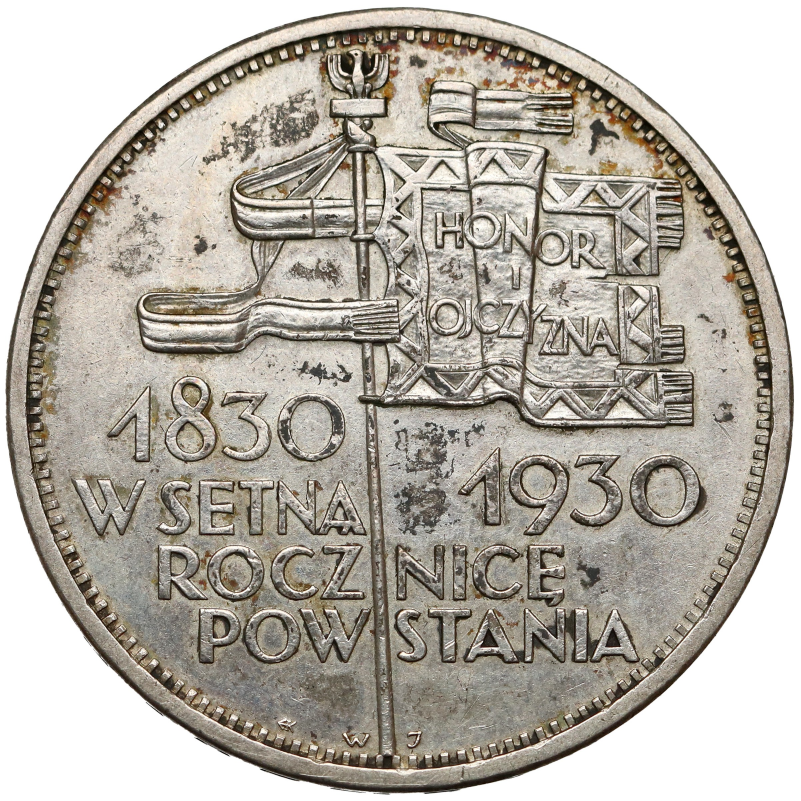
#> input picture dataset/marciniak/img/sztandar_1930/1_1.jpg, 2402 x 2402 px, found by its file name (shown at 1/3 size)
$ jupyter execute --allow-errors feature_extraction.ipynb   (shell and % lines are left out)
#> lines starting #> are read from the running program, lines starting #| are printed output that depends on the picture
### src/utils.py
import sys
import re
import os

def get_filename(keyword):
    return keyword.lower().replace(" ","_")

# https://www.ngccoin.com/specialty-services/ancient-coins/grading.aspx
NGC_grading_dict = {
"PR"	:	1,
"FA"	:	2,
"AG"	:	3,
"G"	    :	5,
"VG"	:   9,
"F"	    :	12,
"Ch F"	:	15,
"VF"	:   23,
"Ch VF"	:   33,
"XF"	:	40,
"Ch XF"	:	45,
"AU"	:   52,
"Ch AU"	:   57,
"MS"	:   61,
"Ch MS"	:	63,
"PF"    :   65, # interpretation / exception made for one of coins (niemczyk_140)
"Gem MS":	68,
"UNC"   :   70, # interpretation : TO BE CHECKED
}

# https://www.facebook.com/gndmpl/posts/1111724668975411/
# https://goldco.pl/blog/grading-monet-ocena-stanu-zachowania-monet/#:~:text=Najbardziej%20po%C5%BC%C4%85dane%20monety%20to%20te,wyst%C4%99puj%C4%85%20w%20najwy%C5%BCszych%20stanach%20zachowania.
basic_grading_dict = {
    "L" : 70,
    "L-": 67,
    "1" : 65,
    "1-": 61,
    "2+": 58,
    "2" : 52,
    "2-": 45,
    "3+": 42,
    "3" : 35,
    "3-": 25,
    "4+": 15,
    "4" : 12,
    "4-": 11,
    "5+": 10,
    "5" : 6,
    "5-": 4,
}

adj_grade_pattern = "[12345L][+-]?(/[12345L][+-]?)?"
companies = ["GCN", "NGC", "PCGS"]
grade_prefixes = ["UNC", "PF", "MS", "AU", "XF", "VF"]
company_grade_pattern = "(%s) (%s)\s?(\d{2})?" % ("|".join(companies), "|".join(grade_prefixes))

# [49 lines left out: functions get_shaldon_value, basic_grading, expert_grading, not called in this run]

NIEMCZYK = "niemczyk"
MARCINIAK = "marciniak"

if 'google.colab' in sys.modules:
    ROOT_PATH = "/content/drive/MyDrive/coin-wear-estimator"
else:
    ROOT_PATH = "/Users/telepchuk/PWr/Dan_III/Magister/coin-wear-estimator"

def create_dir_if_not_exist(path):
    if not os.path.exists(os.path.dirname(path)):
        os.makedirs(os.path.dirname(path))

def define_ds_paths(keyword):
    global MARCINIAK_DATASET_PATH, NIEMCZYK_DATASET_PATH
    MARCINIAK_DATASET_PATH = "{}/data/marciniak/{}".format(ROOT_PATH, get_filename(keyword))
    NIEMCZYK_DATASET_PATH = "{}/data/niemczyk/{}".format(ROOT_PATH, get_filename(keyword))

DEFAULT_KEYWORD = "Sztandar 1930"
define_ds_paths(DEFAULT_KEYWORD)

metadata_path = lambda ds_path: ds_path + "/csv/metadata.csv"
page_link_path = lambda ds_path: ds_path + "/csv/page_link.csv"
side_path = lambda ds_path: ds_path + "/csv/side.csv"
size_aligned_path = lambda ds_path: ds_path + "/csv/size_aligned.csv"
inliers_path = lambda ds_path: ds_path + "/csv/inliers.csv"

aligned_coins_path = lambda ds_path, : ds_path + "/img/aligned"
cropped_coins_path = lambda ds_path: ds_path + "/img/cropped"
master_coins_path = lambda ds_path: ds_path + "/img/master"
raw_coins_path = lambda ds_path: ds_path + "/img/raw"

### notebook/feature_extraction.ipynb
# Google Drive mounting

[cell 1]
from google.colab import drive
drive.mount('/content/drive')

# Imports and constants

[cell 2]
KEYWORD = "Sztandar 1930"
# ROOT_PATH = "./"
ROOT_PATH = "/content/drive/MyDrive/coin-wear-estimator"

import sys
sys.path.append(ROOT_PATH+'/dataset')
sys.path.append(ROOT_PATH+'/normalisation')
from utils import get_filename

NIEMCZYK_SET_PATH = "{}/dataset/niemczyk/img/{}".format(ROOT_PATH, get_filename(KEYWORD))
MARCINIAK_SET_PATH = "{}/dataset/marciniak/img/{}".format(ROOT_PATH, get_filename(KEYWORD))

[cell 3]
import numpy as np
import cv2
from matplotlib import pyplot as plt
import itertools
from skimage.transform import hough_ellipse
from skimage.draw import ellipse_perimeter
import numpy as np
from coin_detector import crop_coin
import pandas as pd
from utils import get_filename
from PIL import Image
import os
import pandas as pd
from tqdm.notebook import tqdm
from IPython.display import clear_output
import seaborn as sns

# Data exploration

[cell 4]
def calculate_sizes(root):
    names = [name for name in os.listdir(root) if name.split(".")[-1] == "jpg"]
    df = pd.DataFrame({"name": names, "size": None})

    pbar = tqdm(total=len(df))
    for i, row in df.iterrows():
      row["size"] = Image.open(root + "/" + row["name"]).size[0]
      pbar.update(1)
    df.to_csv(root + "/data.csv", index=None)
    pbar.close()

#> (the rest of this cell did not finish here and is left out)

#> (a cell that did not finish here is left out)

# Master coin

[cell 6]
def generate_master_coin(root, label):
  df1 = pd.read_csv(root + "/aligned/data.csv")
  df2 = pd.read_csv(root + "/labels.csv")
  df = df1.merge(df2, how='inner', on='name')
  df = df.sort_values(by=['size'], ascending=False)
  df = df[df["label"] == label]
  names = df["name"]

  stack = np.stack([cv2.resize(cv2.imread(root + "/aligned/" + name), (700,700)) for name in names[:100]])
  master_coin = np.uint8(np.mean(stack, axis=0))

  return master_coin

#> (the rest of this cell did not finish here and is left out)

#> (a cell that did not finish here is left out)

#> (a cell that did not finish here is left out)

[cell 9]
test_im = cv2.imread(MARCINIAK_SET_PATH + '/aligned/1_1.jpg')
#> test_im is the input picture: shape (2402, 2402, 3); mean B, G, R 166.8, 176.1, 181.7
test_im = cv2.cvtColor(test_im, cv2.COLOR_BGR2GRAY)
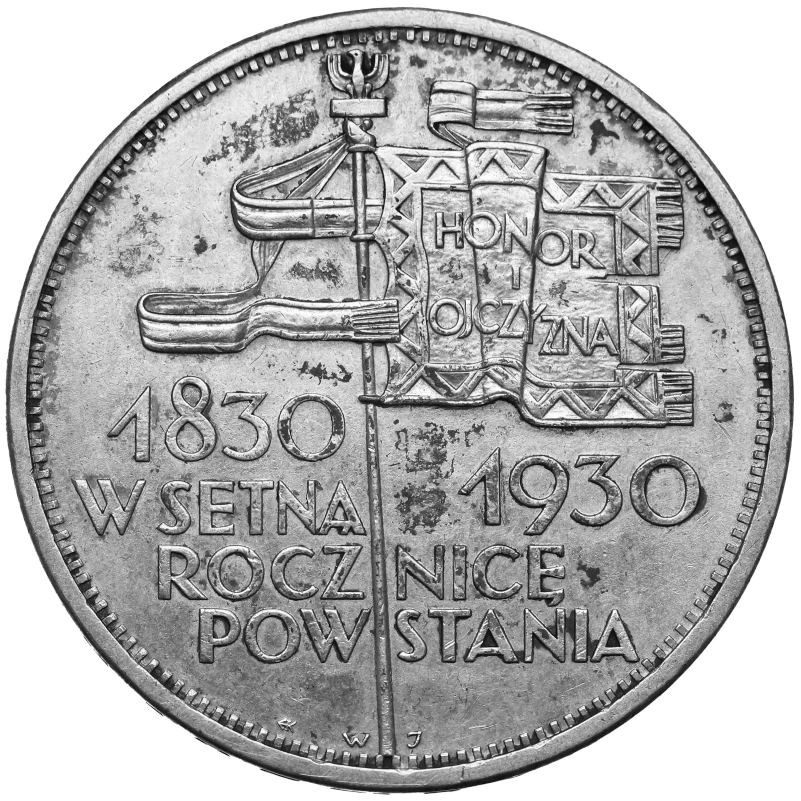
#> test_im: shape (2402, 2402) (shown at 1/3 size); min 0, max 255, mean 176.7
test_im = cv2.resize(test_im, (700,700))
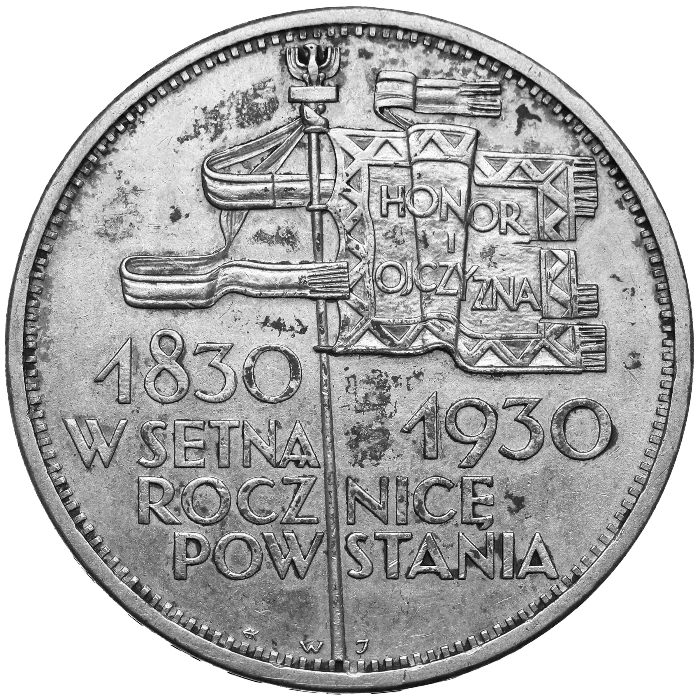
#> test_im: shape (700, 700); min 2, max 255, mean 176.6
# test_im = cv2.Canny(test_im, 0.6*255, 0.8*255)
#> (the rest of this cell did not finish here and is left out)
